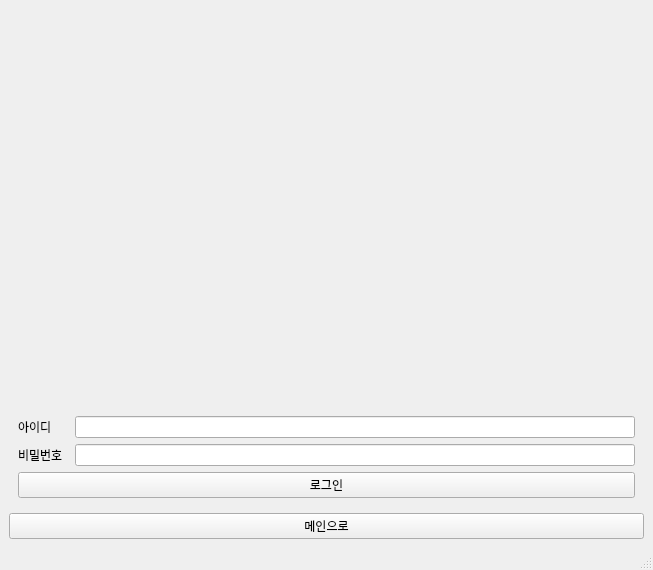
<?xml version="1.0" encoding="UTF-8"?>
<ui version="4.0">
 <class>MainWindow</class>
 <widget class="QMainWindow" name="MainWindow">
  <property name="geometry">
   <rect>
    <x>0</x>
    <y>0</y>
    <width>653</width>
    <height>570</height>
   </rect>
  </property>
  <property name="windowTitle">
   <string>MainWindow</string>
  </property>
  <widget class="QWidget" name="centralwidget">
   <layout class="QGridLayout" name="gridLayout">
    <item row="3" column="0">
     <widget class="QPushButton" name="Btn_go_main">
      <property name="text">
       <string>메인으로</string>
      </property>
     </widget>
    </item>
    <item row="2" column="0">
     <widget class="QStackedWidget" name="stackedWidget">
      <property name="currentIndex">
       <number>0</number>
      </property>
      <widget class="QWidget" name="page_1">
       <layout class="QGridLayout" name="gridLayout_8">
        <item row="4" column="0">
         <widget class="QLabel" name="label_25">
          <property name="text">
           <string>아이디</string>
          </property>
         </widget>
        </item>
        <item row="7" column="0">
         <widget class="QLabel" name="label_26">
          <property name="text">
           <string>비밀번호</string>
          </property>
         </widget>
        </item>
        <item row="8" column="0" colspan="3">
         <widget class="QPushButton" name="Btn_login">
          <property name="text">
           <string>로그인</string>
          </property>
         </widget>
        </item>
        <item row="7" column="2">
         <widget class="QLineEdit" name="password_input"/>
        </item>
        <item row="4" column="2">
         <widget class="QLineEdit" name="id_input"/>
        </item>
        <item row="3" column="2">
         <widget class="QLabel" name="label_13">
          <property name="styleSheet">
           <string notr="true">border-image: url(:/image/logo2.png);</string>
          </property>
          <property name="text">
           <string/>
          </property>
         </widget>
        </item>
       </layout>
      </widget>
      <widget class="QWidget" name="page_2">
       <layout class="QVBoxLayout" name="verticalLayout">
        <item>
         <widget class="QPushButton" name="Btn_go_chat">
          <property name="text">
           <string>채팅프로그램</string>
          </property>
         </widget>
        </item>
        <item>
         <widget class="QPushButton" name="Btn_go_info">
          <property name="text">
           <string>내 정보확인</string>
          </property>
         </widget>
        </item>
        <item>
         <widget class="QPushButton" name="Btn_go_check">
          <property name="text">
           <string>미션확인 / 체크</string>
          </property>
         </widget>
        </item>
        <item>
         <widget class="QPushButton" name="Btn_go_PT">
          <property name="text">
           <string>PT확인 / 변경</string>
          </property>
         </widget>
        </item>
        <item>
         <widget class="QPushButton" name="Btn_logout">
          <property name="text">
           <string>로그아웃</string>
          </property>
         </widget>
        </item>
       </layout>
      </widget>
      <widget class="QWidget" name="page_3">
       <layout class="QGridLayout" name="gridLayout_6">
        <item row="0" column="0" colspan="2">
         <widget class="QFrame" name="frame_4">
          <property name="frameShape">
           <enum>QFrame::Shape::StyledPanel</enum>
          </property>
          <property name="frameShadow">
           <enum>QFrame::Shadow::Raised</enum>
          </property>
          <layout class="QGridLayout" name="gridLayout_7">
           <item row="0" column="0">
            <widget class="QScrollArea" name="user_chat_scroll">
             <property name="widgetResizable">
              <bool>true</bool>
             </property>
             <widget class="QWidget" name="scrollAreaWidgetContents_4">
              <property name="geometry">
               <rect>
                <x>0</x>
                <y>0</y>
                <width>595</width>
                <height>394</height>
               </rect>
              </property>
              <layout class="QGridLayout" name="gridLayout_9">
               <item row="0" column="0">
                <layout class="QVBoxLayout" name="verticalLayout_9"/>
               </item>
              </layout>
             </widget>
            </widget>
           </item>
          </layout>
         </widget>
        </item>
        <item row="1" column="0">
         <widget class="QLineEdit" name="lineEdit"/>
        </item>
        <item row="1" column="1">
         <widget class="QPushButton" name="Btn_send_msg">
          <property name="text">
           <string>입력</string>
          </property>
         </widget>
        </item>
       </layout>
      </widget>
      <widget class="QWidget" name="page_4">
       <layout class="QGridLayout" name="gridLayout_2">
        <item row="0" column="0">
         <widget class="QCalendarWidget" name="calendarWidget">
          <property name="gridVisible">
           <bool>true</bool>
          </property>
          <property name="selectionMode">
           <enum>QCalendarWidget::SelectionMode::SingleSelection</enum>
          </property>
          <property name="verticalHeaderFormat">
           <enum>QCalendarWidget::VerticalHeaderFormat::NoVerticalHeader</enum>
          </property>
          <property name="navigationBarVisible">
           <bool>true</bool>
          </property>
          <property name="dateEditEnabled">
           <bool>true</bool>
          </property>
         </widget>
        </item>
        <item row="1" column="0">
         <widget class="QGroupBox" name="groupBox_exe">
          <property name="title">
           <string/>
          </property>
          <layout class="QVBoxLayout" name="verticalLayout_2">
           <item>
            <widget class="QCheckBox" name="checkBox_exe1">
             <property name="text">
              <string/>
             </property>
            </widget>
           </item>
           <item>
            <widget class="QCheckBox" name="checkBox_exe2">
             <property name="text">
              <string/>
             </property>
            </widget>
           </item>
           <item>
            <widget class="QCheckBox" name="checkBox_exe3">
             <property name="text">
              <string/>
             </property>
            </widget>
           </item>
           <item>
            <widget class="QCheckBox" name="checkBox_exe4">
             <property name="text">
              <string/>
             </property>
            </widget>
           </item>
           <item>
            <widget class="QCheckBox" name="checkBox_exe5">
             <property name="text">
              <string/>
             </property>
            </widget>
           </item>
           <item>
            <widget class="QCheckBox" name="checkBox_exe6">
             <property name="text">
              <string/>
             </property>
            </widget>
           </item>
          </layout>
         </widget>
        </item>
       </layout>
      </widget>
      <widget class="QWidget" name="page_5">
       <layout class="QGridLayout" name="gridLayout_11">
        <item row="3" column="1">
         <widget class="QPushButton" name="pushButton_send">
          <property name="text">
           <string>예약 요청</string>
          </property>
         </widget>
        </item>
        <item row="3" column="0">
         <spacer name="horizontalSpacer">
          <property name="orientation">
           <enum>Qt::Orientation::Horizontal</enum>
          </property>
          <property name="sizeHint" stdset="0">
           <size>
            <width>40</width>
            <height>20</height>
           </size>
          </property>
         </spacer>
        </item>
        <item row="3" column="2">
         <spacer name="horizontalSpacer_2">
          <property name="orientation">
           <enum>Qt::Orientation::Horizontal</enum>
          </property>
          <property name="sizeHint" stdset="0">
           <size>
            <width>40</width>
            <height>20</height>
           </size>
          </property>
         </spacer>
        </item>
        <item row="0" column="0" colspan="3">
         <widget class="QFrame" name="frame">
          <property name="frameShape">
           <enum>QFrame::Shape::StyledPanel</enum>
          </property>
          <property name="frameShadow">
           <enum>QFrame::Shadow::Raised</enum>
          </property>
          <layout class="QVBoxLayout" name="verticalLayout_4">
           <item>
            <widget class="QLabel" name="label">
             <property name="text">
              <string>나의 PT일정</string>
             </property>
            </widget>
           </item>
           <item>
            <widget class="QScrollArea" name="scrollArea">
             <property name="widgetResizable">
              <bool>true</bool>
             </property>
             <widget class="QWidget" name="scrollAreaWidgetContents">
              <property name="geometry">
               <rect>
                <x>0</x>
                <y>0</y>
                <width>581</width>
                <height>138</height>
               </rect>
              </property>
              <layout class="QVBoxLayout" name="verticalLayout_5">
               <item>
                <widget class="QRadioButton" name="radioButton_1">
                 <property name="text">
                  <string/>
                 </property>
                </widget>
               </item>
               <item>
                <widget class="QRadioButton" name="radioButton_2">
                 <property name="text">
                  <string/>
                 </property>
                </widget>
               </item>
               <item>
                <widget class="QRadioButton" name="radioButton_3">
                 <property name="text">
                  <string/>
                 </property>
                </widget>
               </item>
               <item>
                <widget class="QRadioButton" name="radioButton_4">
                 <property name="text">
                  <string/>
                 </property>
                </widget>
               </item>
               <item>
                <widget class="QRadioButton" name="radioButton_5">
                 <property name="text">
                  <string/>
                 </property>
                </widget>
               </item>
               <item>
                <widget class="QRadioButton" name="radioButton_6">
                 <property name="text">
                  <string/>
                 </property>
                </widget>
               </item>
              </layout>
             </widget>
            </widget>
           </item>
          </layout>
         </widget>
        </item>
        <item row="1" column="0" colspan="3">
         <widget class="QCalendarWidget" name="calendarWidget_2">
          <property name="gridVisible">
           <bool>true</bool>
          </property>
          <property name="horizontalHeaderFormat">
           <enum>QCalendarWidget::HorizontalHeaderFormat::LongDayNames</enum>
          </property>
          <property name="verticalHeaderFormat">
           <enum>QCalendarWidget::VerticalHeaderFormat::NoVerticalHeader</enum>
          </property>
         </widget>
        </item>
        <item row="2" column="0" colspan="3">
         <widget class="QGroupBox" name="groupBox_2">
          <property name="title">
           <string>변경희망시간</string>
          </property>
          <layout class="QGridLayout" name="gridLayout_3">
           <item row="0" column="2">
            <widget class="QPushButton" name="pushButton_12">
             <property name="text">
              <string>12</string>
             </property>
            </widget>
           </item>
           <item row="0" column="1">
            <widget class="QPushButton" name="pushButton_11">
             <property name="text">
              <string>11</string>
             </property>
            </widget>
           </item>
           <item row="0" column="0">
            <widget class="QPushButton" name="pushButton_10">
             <property name="text">
              <string>10</string>
             </property>
            </widget>
           </item>
           <item row="0" column="4">
            <widget class="QPushButton" name="pushButton_14">
             <property name="text">
              <string>14</string>
             </property>
            </widget>
           </item>
           <item row="0" column="3">
            <widget class="QPushButton" name="pushButton_13">
             <property name="text">
              <string>13</string>
             </property>
            </widget>
           </item>
           <item row="0" column="5">
            <widget class="QPushButton" name="pushButton_15">
             <property name="text">
              <string>15</string>
             </property>
            </widget>
           </item>
           <item row="1" column="0">
            <widget class="QPushButton" name="pushButton_16">
             <property name="text">
              <string>16</string>
             </property>
            </widget>
           </item>
           <item row="1" column="1">
            <widget class="QPushButton" name="pushButton_17">
             <property name="text">
              <string>17</string>
             </property>
            </widget>
           </item>
           <item row="1" column="2">
            <widget class="QPushButton" name="pushButton_18">
             <property name="text">
              <string>18</string>
             </property>
            </widget>
           </item>
           <item row="1" column="3">
            <widget class="QPushButton" name="pushButton_19">
             <property name="text">
              <string>19</string>
             </property>
            </widget>
           </item>
           <item row="1" column="4">
            <widget class="QPushButton" name="pushButton_20">
             <property name="text">
              <string>20</string>
             </property>
            </widget>
           </item>
           <item row="1" column="5">
            <widget class="QPushButton" name="pushButton_21">
             <property name="text">
              <string>21</string>
             </property>
            </widget>
           </item>
          </layout>
         </widget>
        </item>
       </layout>
      </widget>
      <widget class="QWidget" name="page_6">
       <layout class="QVBoxLayout" name="verticalLayout_6">
        <item>
         <widget class="QFrame" name="frame_3">
          <property name="frameShape">
           <enum>QFrame::Shape::StyledPanel</enum>
          </property>
          <property name="frameShadow">
           <enum>QFrame::Shadow::Raised</enum>
          </property>
          <layout class="QGridLayout" name="gridLayout_5">
           <item row="1" column="0">
            <widget class="QScrollArea" name="scrollArea_3">
             <property name="widgetResizable">
              <bool>true</bool>
             </property>
             <widget class="QWidget" name="scrollAreaWidgetContents_3">
              <property name="geometry">
               <rect>
                <x>0</x>
                <y>0</y>
                <width>581</width>
                <height>132</height>
               </rect>
              </property>
              <layout class="QGridLayout" name="gridLayout_10">
               <item row="0" column="0">
                <widget class="QLabel" name="U_BIRTH">
                 <property name="text">
                  <string/>
                 </property>
                </widget>
               </item>
               <item row="1" column="0">
                <widget class="QLabel" name="U_NAME">
                 <property name="text">
                  <string/>
                 </property>
                </widget>
               </item>
               <item row="2" column="0">
                <widget class="QLabel" name="U_PT_CNT">
                 <property name="text">
                  <string/>
                 </property>
                </widget>
               </item>
               <item row="3" column="0">
                <widget class="QLabel" name="U_TRAINER">
                 <property name="text">
                  <string/>
                 </property>
                </widget>
               </item>
               <item row="4" column="0">
                <widget class="QLabel" name="U_PHONENUM">
                 <property name="text">
                  <string/>
                 </property>
                </widget>
               </item>
              </layout>
             </widget>
            </widget>
           </item>
           <item row="0" column="0">
            <widget class="QLabel" name="label_23">
             <property name="text">
              <string>나의 정보</string>
             </property>
            </widget>
           </item>
          </layout>
         </widget>
        </item>
        <item>
         <widget class="QFrame" name="frame_2">
          <property name="frameShape">
           <enum>QFrame::Shape::StyledPanel</enum>
          </property>
          <property name="frameShadow">
           <enum>QFrame::Shadow::Raised</enum>
          </property>
          <layout class="QGridLayout" name="gridLayout_4">
           <item row="1" column="0">
            <widget class="QScrollArea" name="scrollArea_2">
             <property name="widgetResizable">
              <bool>true</bool>
             </property>
             <widget class="QWidget" name="scrollAreaWidgetContents_2">
              <property name="geometry">
               <rect>
                <x>0</x>
                <y>0</y>
                <width>581</width>
                <height>252</height>
               </rect>
              </property>
              <layout class="QVBoxLayout" name="verticalLayout_8">
               <item>
                <widget class="QLabel" name="label_1">
                 <property name="text">
                  <string/>
                 </property>
                </widget>
               </item>
               <item>
                <widget class="QLabel" name="label_2">
                 <property name="text">
                  <string/>
                 </property>
                </widget>
               </item>
               <item>
                <widget class="QLabel" name="label_3">
                 <property name="text">
                  <string/>
                 </property>
                </widget>
               </item>
               <item>
                <widget class="QLabel" name="label_4">
                 <property name="text">
                  <string/>
                 </property>
                </widget>
               </item>
               <item>
                <widget class="QLabel" name="label_5">
                 <property name="text">
                  <string/>
                 </property>
                </widget>
               </item>
               <item>
                <widget class="QLabel" name="label_6">
                 <property name="text">
                  <string/>
                 </property>
                </widget>
               </item>
               <item>
                <widget class="QLabel" name="label_7">
                 <property name="text">
                  <string/>
                 </property>
                </widget>
               </item>
               <item>
                <widget class="QLabel" name="label_9">
                 <property name="text">
                  <string/>
                 </property>
                </widget>
               </item>
               <item>
                <widget class="QLabel" name="label_10">
                 <property name="text">
                  <string/>
                 </property>
                </widget>
               </item>
               <item>
                <widget class="QLabel" name="label_11">
                 <property name="text">
                  <string/>
                 </property>
                </widget>
               </item>
              </layout>
             </widget>
            </widget>
           </item>
           <item row="0" column="0">
            <widget class="QLabel" name="label_22">
             <property name="text">
              <string>나의 PT일정</string>
             </property>
            </widget>
           </item>
          </layout>
         </widget>
        </item>
       </layout>
      </widget>
     </widget>
    </item>
   </layout>
  </widget>
  <widget class="QMenuBar" name="menubar">
   <property name="geometry">
    <rect>
     <x>0</x>
     <y>0</y>
     <width>653</width>
     <height>23</height>
    </rect>
   </property>
  </widget>
  <widget class="QStatusBar" name="statusbar"/>
 </widget>
 <resources/>
 <connections/>
</ui>
